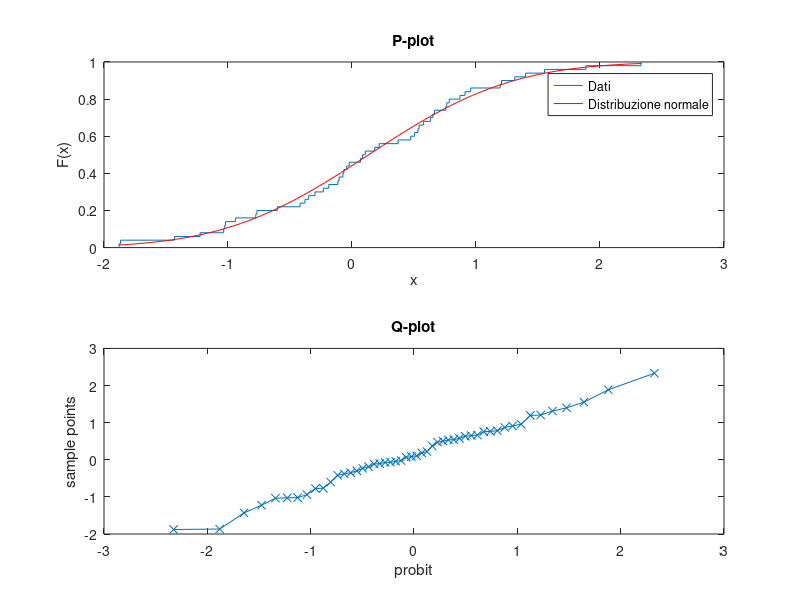

Write the MATLAB code that produced this figure.
% Crea un insieme di dati casuali
rng(0); % Imposta il seme del generatore di numeri casuali
data = randn(50,1); % Genera valori casuali distribuiti normalmente

% Crea il P-plot
figure;
subplot(2,1,1);
ecdf(data); % Crea la funzione di distribuzione empirica
hold on;
x = linspace(min(data), max(data)); % Crea un intervallo di valori
y = normcdf(x, mean(data), std(data)); % Calcola i quantili teorici
plot(x,y,'r-'); % Traccia i quantili teorici sulla linea y=x
legend('Dati', 'Distribuzione normale');
title('P-plot');

% Crea il Q-plot
subplot(2,1,2);
qqplot(data);
title('Q-plot');